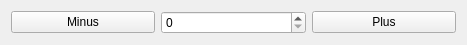
<?xml version="1.0" encoding="UTF-8"?>
<ui version="4.0">
 <class>Custom_Widget</class>
 <widget class="QWidget" name="Custom_Widget">
  <property name="geometry">
   <rect>
    <x>0</x>
    <y>0</y>
    <width>467</width>
    <height>42</height>
   </rect>
  </property>
  <property name="windowTitle">
   <string>Form</string>
  </property>
  <layout class="QHBoxLayout" name="horizontalLayout">
   <item>
    <widget class="QPushButton" name="minus_btn">
     <property name="text">
      <string>Minus</string>
     </property>
    </widget>
   </item>
   <item>
    <widget class="QSpinBox" name="spin_Box"/>
   </item>
   <item>
    <widget class="QPushButton" name="plus_btn">
     <property name="text">
      <string>Plus</string>
     </property>
    </widget>
   </item>
  </layout>
 </widget>
 <resources/>
 <connections/>
</ui>
